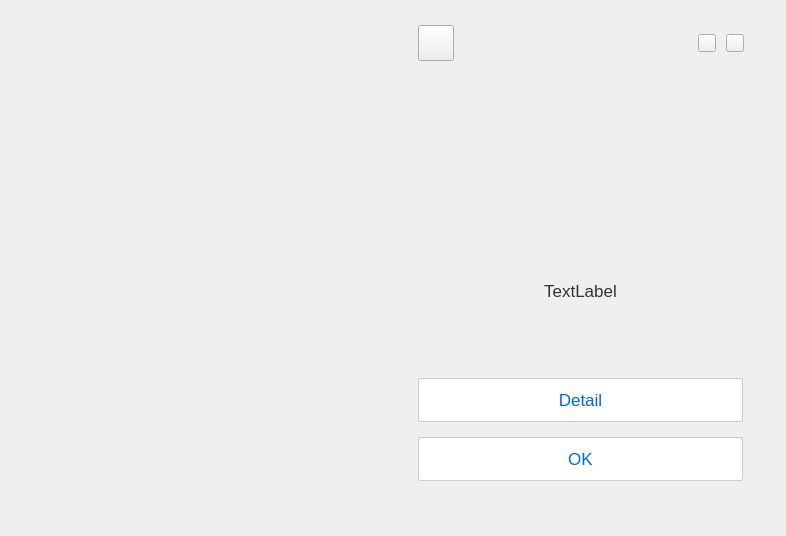
<?xml version="1.0" encoding="UTF-8"?>
<ui version="4.0">
 <class>NetTestResult</class>
 <widget class="QMainWindow" name="NetTestResult">
  <property name="geometry">
   <rect>
    <x>0</x>
    <y>0</y>
    <width>786</width>
    <height>536</height>
   </rect>
  </property>
  <property name="windowTitle">
   <string>MainWindow</string>
  </property>
  <widget class="QWidget" name="centralwidget">
   <property name="styleSheet">
    <string notr="true">image: url(:/uiresource/OVC-win-netresult.png);</string>
   </property>
   <widget class="QPushButton" name="btn_back">
    <property name="geometry">
     <rect>
      <x>418</x>
      <y>25</y>
      <width>36</width>
      <height>36</height>
     </rect>
    </property>
    <property name="styleSheet">
     <string notr="true">QPushButton:!hover{
border-image: url(:/uiresource/icon-back.png);
image: url(:/uiresource/icon-back.png);
}

QPushButton:hover:!pressed{
border-image: url(:/uiresource/icon-back hover.png);
image: url(:/uiresource/icon-back hover.png);
}

QPushButton:!hover:pressed{
border-image: url(:/uiresource/icon-back.png);
image: url(:/uiresource/icon-back.png);
}</string>
    </property>
    <property name="text">
     <string/>
    </property>
   </widget>
   <widget class="QPushButton" name="btn_min">
    <property name="geometry">
     <rect>
      <x>698</x>
      <y>34</y>
      <width>18</width>
      <height>18</height>
     </rect>
    </property>
    <property name="styleSheet">
     <string notr="true">QPushButton:!hover{
	border-image: url(:/uiresource/icon-min default.png);
	image: url(:/uiresource/icon-min default.png);
}

QPushButton:hover:!pressed{
	border-image: url(:/uiresource/icon-min hover.png);
	image: url(:/uiresource/icon-min hover.png);
}

QPushButton:!hover:pressed{
	border-image: url(:/uiresource/icon-min default.png);
	image: url(:/uiresource/icon-min default.png);
}</string>
    </property>
    <property name="text">
     <string/>
    </property>
   </widget>
   <widget class="QPushButton" name="btn_close">
    <property name="geometry">
     <rect>
      <x>726</x>
      <y>34</y>
      <width>18</width>
      <height>18</height>
     </rect>
    </property>
    <property name="styleSheet">
     <string notr="true">QPushButton:!hover{
	border-image: url(:/uiresource/icon-close default.png);
	image: url(:/uiresource/icon-close default.png);
}

QPushButton:hover:!pressed{
	border-image: url(:/uiresource/icon-close hover.png);
	image: url(:/uiresource/icon-close hover.png);
}

QPushButton:!hover:pressed{
	border-image: url(:/uiresource/icon-close default.png);
	image: url(:/uiresource/icon-close default.png);
}</string>
    </property>
    <property name="text">
     <string/>
    </property>
   </widget>
   <widget class="QLabel" name="lb_status">
    <property name="geometry">
     <rect>
      <x>531</x>
      <y>157</y>
      <width>100</width>
      <height>100</height>
     </rect>
    </property>
    <property name="styleSheet">
     <string notr="true">image: url(:/uiresource/pic-good.png);</string>
    </property>
    <property name="text">
     <string/>
    </property>
   </widget>
   <widget class="QPushButton" name="btn_detail">
    <property name="geometry">
     <rect>
      <x>418</x>
      <y>378</y>
      <width>325</width>
      <height>44</height>
     </rect>
    </property>
    <property name="styleSheet">
     <string notr="true">QPushButton:!hover {
font-size:17px;
font-family:HelveticaNeue;
color:rgba(0,106,216,1);
line-height:20px;
background:rgba(255,255,255,1);
border-radius:2px;
border:1px solid rgba(204,204,204,1);
image: url(:/uiresource/edit1.png);
}
QPushButton:hover:pressed {
font-size:17px;
font-family:HelveticaNeue;
color:rgba(0,106,216,1);
line-height:20px;
background:rgba(255,255,255,1);
border-radius:2px;
border:1px solid rgba(204,204,204,1);
image: url(:/uiresource/edit1.png);
}
QPushButton:hover:!pressed {
font-size:17px;
font-family:HelveticaNeue;
color:rgba(255,255,255,1);
line-height:20px;
background:rgba(0,106,216,1);
border-radius:2px;
border:1px solid rgba(204,204,204,1);
image: url(:/uiresource/edit2.png);
}</string>
    </property>
    <property name="text">
     <string>Detail</string>
    </property>
   </widget>
   <widget class="QPushButton" name="btn_ok">
    <property name="geometry">
     <rect>
      <x>418</x>
      <y>437</y>
      <width>325</width>
      <height>44</height>
     </rect>
    </property>
    <property name="styleSheet">
     <string notr="true">QPushButton:!hover {
font-size:17px;
font-family:HelveticaNeue;
color:rgba(0,106,216,1);
line-height:20px;
background:rgba(255,255,255,1);
border-radius:2px;
border:1px solid rgba(204,204,204,1);
image: url(:/uiresource/edit1.png);
}
QPushButton:hover:pressed {
font-size:17px;
font-family:HelveticaNeue;
color:rgba(0,106,216,1);
line-height:20px;
background:rgba(255,255,255,1);
border-radius:2px;
border:1px solid rgba(204,204,204,1);
image: url(:/uiresource/edit1.png);
}
QPushButton:hover:!pressed {
font-size:17px;
font-family:HelveticaNeue;
color:rgba(255,255,255,1);
line-height:20px;
background:rgba(0,106,216,1);
border-radius:2px;
border:1px solid rgba(204,204,204,1);
image: url(:/uiresource/edit2.png);
}</string>
    </property>
    <property name="text">
     <string>OK</string>
    </property>
   </widget>
   <widget class="QLabel" name="lb_status_desc">
    <property name="geometry">
     <rect>
      <x>490</x>
      <y>280</y>
      <width>181</width>
      <height>21</height>
     </rect>
    </property>
    <property name="styleSheet">
     <string notr="true">border-image: url(:/uiresource/edit1.png);
image: url(:/uiresource/edit1.png);
font-size:17px;
font-family:HelveticaNeue;
color:rgba(51,51,51,1);
line-height:20px;</string>
    </property>
    <property name="text">
     <string>TextLabel</string>
    </property>
    <property name="alignment">
     <set>Qt::AlignCenter</set>
    </property>
   </widget>
  </widget>
 </widget>
 <resources/>
 <connections/>
</ui>
